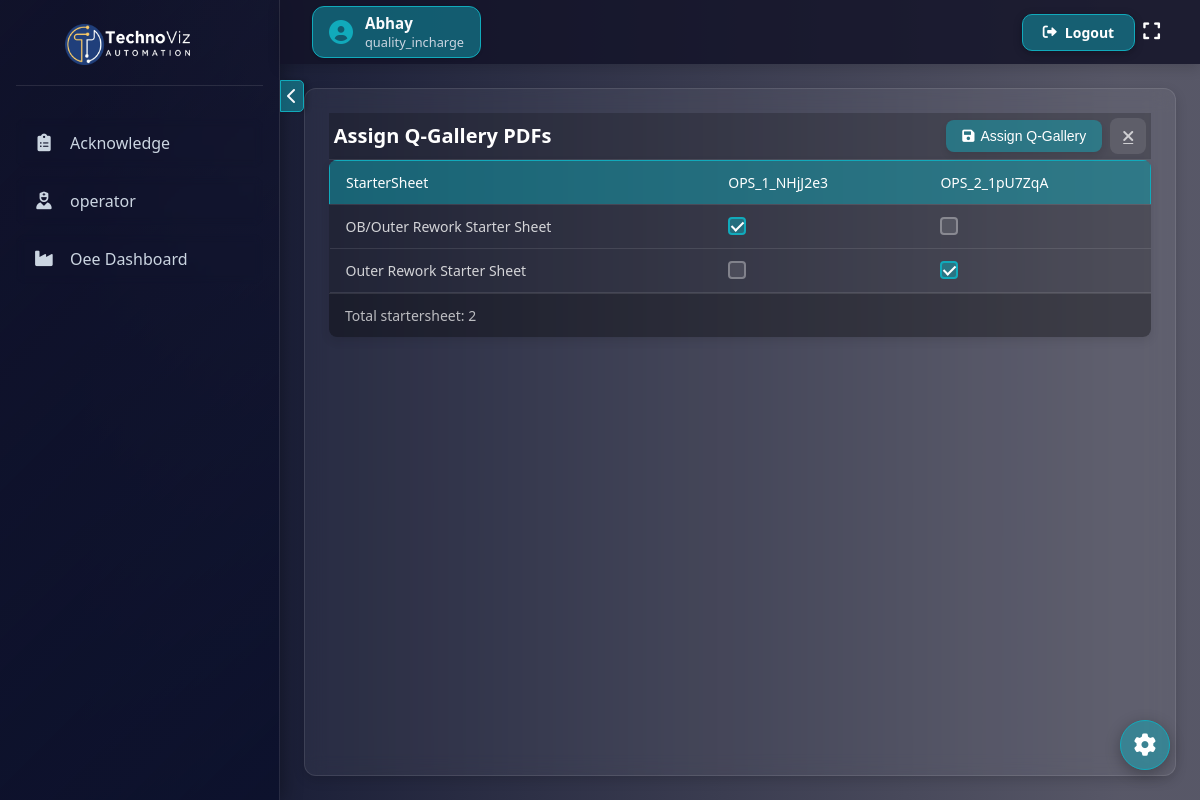
The page /assign_poc_bulk/ (signed in) on the database its author committed.
### checksheet1/models.py (models this page shows, shortened)
class CustomUser(AbstractUser):
    ROLE_CHOICES = [
        ("admin", "Admin"),
        ("quality_incharge", "Quality Incharge"),
        ("shift_incharge", "Shift Incharge"),
        ("operator", "Operator"),
    ]
    username = models.CharField(max_length=150, unique=False)
    employee_id = models.CharField(max_length=20, unique=True)  # New field
    role = models.CharField(max_length=20, choices=ROLE_CHOICES, default="admin")
    phone_number = models.CharField(max_length=15, blank=True, null=True)
    USERNAME_FIELD = "employee_id"  # Use employee_id for authentication
    REQUIRED_FIELDS = ["username", "email"]  # Keep username for internal use

class POCUpload(models.Model):
    pdf = models.FileField(upload_to=poc_upload_path)
    assigned_startersheets = models.ManyToManyField(
        StarterSheet,
        related_name="assigned_pocs",
        blank=True,
    )

class StarterSheet(models.Model):
    name = models.CharField(max_length=255)
    line = models.CharField(
        max_length=10, choices=[("line_1", "Line 1"), ("line_2", "Line 2")]
    )
    assigned_users = models.ManyToManyField(
        "CustomUser", related_name="assigned_starter_sheets", blank=True
    )
    created_by = models.ForeignKey(
        "CustomUser",
        on_delete=models.SET_NULL,
        null=True,
        related_name="created_starter_sheets",
    )
    created_on = models.DateTimeField(auto_now_add=True)
    level_1_approver = models.ForeignKey(
        "CustomUser",
        on_delete=models.SET_NULL,
        null=True,
        blank=True,
        related_name="level_1_assigned_sheets",
    )
    level_2_approver = models.ForeignKey(
        "CustomUser",
        on_delete=models.SET_NULL,
        null=True,
        blank=True,
        related_name="level_2_assigned_sheets",
    )
    require_level_3_approval = models.BooleanField(
        default=True, help_text="Check if this sheet requires Level 3 approval (admin)"
    )

### checksheet1/views.py (the view, shortened to what this page needs)
# urls.py: path("assign_poc_bulk/", assign_poc_bulk, name="assign_poc_bulk"),
@login_required
def assign_poc_bulk(request):
    startersheets = StarterSheet.objects.prefetch_related("assigned_pocs").all()
    all_pocs = POCUpload.objects.all()
    return render(
        request,
        "checksheet/assign_poc.html",
        {"startersheets": startersheets, "all_pocs": all_pocs},
    )

### checksheet1/context_processors.py (called while the page is built)
def pending_requests_count(request):
    if request.user.is_authenticated and request.user.role == "admin":
        count = PasswordResetRequest.objects.filter(status="pending").count()
        return {"pending_requests_count": count}
    return {}

### checksheet1/templatetags/custom_tags.py (called while the page is built)
@register.filter
def has_page_access(user, page_name):
    if user.is_authenticated and user.role == "admin":
        return True  # Admin has all access
    return PageAccess.objects.filter(
        user=user, page_name=page_name, has_access=True
    ).exists()

### checksheet1/templates/checksheet/assign_poc.html (shortened to what this page needs)
{% extends "checksheet/base.html" %}
{% load static %}
{% block extra_css %}
<link rel="stylesheet" href="{% static 'css/assign_poc.css' %}">
{% endblock %}
{% block content %}
<div class="page-container">
    <div class="header">
        <h2 class="page-title">Assign Q-Gallery PDFs</h2>
        <div class="buttons-container">
            <button type="submit" form="poc-form" class="submit-btn">
                <i class="fas fa-save"></i> Assign Q-Gallery
            </button>
            <a href="javascript:history.back()" class="back-button">
                <i class="fas fa-times"></i>
            </a>
        </div>
    </div>
    <form method="post" id="poc-form">
        <div class="table-responsive">
            <table class="poc-table">
                <thead>
                    <tr>
                        <th>StarterSheet</th>
                        {% for poc in all_pocs %}
                            <th>{{ poc.pdf.name|cut:"poc_pdfs/"|slice:":-4" }}</th>
                        {% endfor %}
                    </tr>
                </thead>
                <tbody>
                    {% for startersheet in startersheets %}
                    <tr>
                        <td class="checksheet-name">{{ startersheet.name }}</td>
                        {% for poc in all_pocs %}
                        <td>
                            <input type="checkbox"
                                   name="startersheet_{{ startersheet.id }}_poc"
                                   value="{{ poc.id }}"
                                   {% if poc in startersheet.assigned_pocs.all %}checked{% endif %}>
                        </td>
                        {% endfor %}
                    </tr>
                    {% endfor %}
                </tbody>
            </table>
            <div class="pagination">
                <div class="pagination-info">
                    <span>Total startersheet: {{ startersheets|length }}</span>
                </div>
            </div>
        </div>
    </form>
</div>
{% endblock %}

### checksheet1/templates/checksheet/base.html (shortened to what this page needs)
<!DOCTYPE html>
<html lang="en">
<head>
    {% load custom_tags %}
    {% load static %}
    <link href="https://cdnjs.cloudflare.com/ajax/libs/font-awesome/6.0.0/css/all.min.css" rel="stylesheet">
    <link rel="stylesheet" href="{% static 'css/base.css' %}">
    {% block extra_css %}
  {% endblock%}
</head>
<body>
    {% if request.user.is_authenticated %}
    <nav class="navbar">
        <div class="navbar-left" style="display: flex; align-items: center;">
            <div class="user-info">
                <i class="fas fa-user-circle"></i>
                <div class="user-details">
                    <span class="user-name">{{ request.user.username }}</span>
                    <span class="user-role">{{ request.user.role|default:"No role" }}</span>
                </div>
            </div>
        </div>
        <a href="{% url 'logout' %}" class="logout-btn">
            <i class="fas fa-sign-out-alt"></i>
            Logout
        </a>
         <button class="fullscreen-btn" onclick="toggleFullScreen()" title="Toggle Full Screen">
                <i class="fas fa-expand"></i>
            </button>
    </nav>
    {% endif %}
    <button class="sidebar-toggle" onclick="toggleSidebar()">
        <i class="fas fa-chevron-left"></i>
    </button>
    <div class="sidebar">
        <div class="sidebar-header">
            <h3>
                <img src="{% static 'images/logo.jpg' %}" alt="Expanded Logo" class="sidebar-logo logo-toggle logo-expanded">
            </h3>
        </div>
        {% if request.user.is_authenticated %}
        {% if request.user|has_page_access:"acknowledgment_list" %}
        <a href="{% url 'acknowledgment_list' %}"><i class="fas fa-clipboard-list"></i><span class="sidebar-text">Acknowledge</span></a>
        {% endif %}
        <a href="{% url 'operator_dashboard' %}"><i class="fa-solid fa-user-nurse"></i><span class="sidebar-text">operator</span></a>
        <a href="http://abhay188.pythonanywhere.com/"><i class="fa-solid fa-industry"></i><span class="sidebar-text">Oee Dashboard</span></a>
        {% endif %}
    </div>
    <div class="content">
        <div class="content-inner">
            {% block content %}{% endblock %}
        </div>
        <div class="settings-float" id="settingsFloat">
            <i class="fas fa-cog"></i>
        </div>
    </div>
</body>
</html>

### checksheet1/static/css/assign_poc.css (style rules this page uses)
.table-responsive { scrollbar-color: #3b82f6 rgba(255, 255, 255, 0.1); scrollbar-width: thin; }
.page-container { max-width: 1400px; margin: 0 auto; padding: 0; }
.header { display: flex; justify-content: space-between; align-items: center; padding: 0.3rem; margin-bottom: 0; border-bottom: 1px solid rgba(255, 255, 255, 0.1); background-color: rgba(0, 0, 0, 0.2); }
.page-title { color: #ffffff; font-size: 1.25rem; font-weight: 600; }
.buttons-container { display: flex; gap: 8px; align-items: center; }
.submit-btn { display: inline-flex; align-items: center; background-color: var(--accent-color); color: white; padding: 8px 16px; border-radius: 8px; font-size: 0.875rem; font-weight: 500; border: none; cursor: pointer; box-shadow: 0 4px 6px rgba(0, 0, 0, 0.1); transition: all 0.3s ease; text-decoration: none; }
.submit-btn i { margin-right: 6px; }
.back-button { display: inline-flex; align-items: center; justify-content: center; width: 36px; height: 36px; border-radius: 8px; background-color: rgba(255, 255, 255, 0.1); color: rgba(255, 255, 255, 0.7); border: none; cursor: pointer; transition: all 0.2s; }
.table-responsive { overflow-x: auto; width: 100%; background-color: rgba(0, 0, 0, 0.2); border-radius: 8px; box-shadow: 0 4px 10px rgba(0, 0, 0, 0.1); margin-bottom: 1.5rem; }
.poc-table { width: 100%; border-collapse: collapse; }
.poc-table thead { background: var(--accent-color); border: 1.5px solid var(--accent-color-solid); }
.poc-table th { text-align: left; padding: 12px 16px; font-weight: 500; color: white; font-size: 0.875rem; border-bottom: 1px solid rgba(255, 255, 255, 0.1); white-space: nowrap; }
.poc-table td { text-align: left; padding: 12px 16px; border-bottom: 1px solid rgba(255, 255, 255, 0.1); color: rgba(255, 255, 255, 0.8); font-size: 0.875rem; font-weight: 400; vertical-align: middle; }
.poc-table input[type="checkbox"] { appearance: none; -webkit-appearance: none; width: 18px; height: 18px; background-color: rgba(255, 255, 255, 0.1); border: 2px solid rgba(255, 255, 255, 0.3); border-radius: 4px; cursor: pointer; position: relative; transition: all 0.2s ease; margin: 0; display: block; }
.poc-table input[type="checkbox"]:checked { background-color:var(--accent-color); border-color:var(--accent-color-solid); }
.poc-table input[type="checkbox"]:checked::after { content: ''; position: absolute; left: 4px; top: 0px; width: 5px; height: 10px; border: solid white; border-width: 0 2px 2px 0; transform: rotate(45deg); }
.checksheet-name { font-weight: 500; color: #ffffff; }
.pagination { display: flex; justify-content: space-between; align-items: center; padding: 12px 16px; background-color: rgba(0, 0, 0, 0.2); border-top: 1px solid rgba(255, 255, 255, 0.1); font-size: 0.875rem; color: rgba(255, 255, 255, 0.7); border-bottom-left-radius: 8px; border-bottom-right-radius: 8px; }

### rows shown on the page
CustomUser: user.username "Abhay", user.role "quality_incharge"
POCUpload: pdf.name "OPS_1_NHjJ2e3"
POCUpload: pdf.name "OPS_2_1pU7ZqA"
StarterSheet: name "OB/Outer Rework Starter Sheet", id "☑"
StarterSheet: name "Outer Rework Starter Sheet", id "☑"

### other values the page prints
{{ startersheets|length }} "2"
